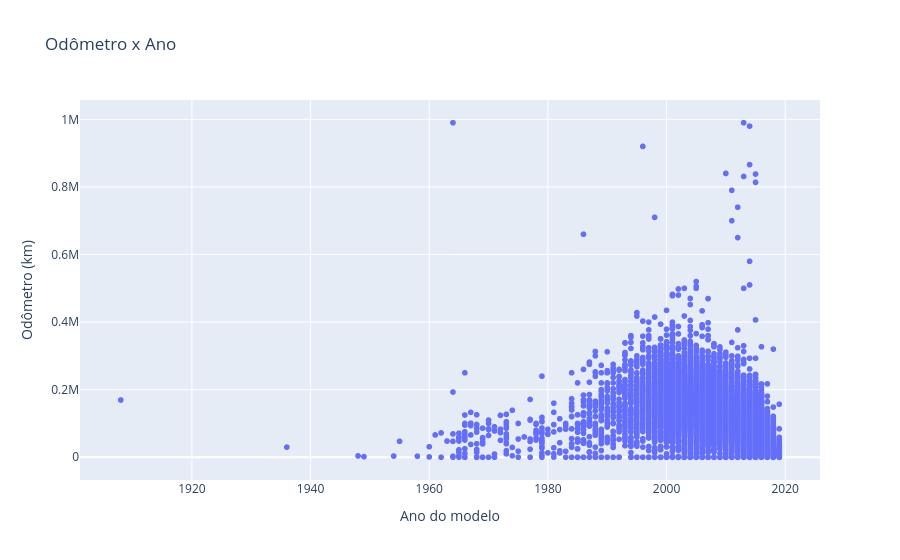

Notebook cell for this chart:
### Code cell
# gráfico de dispersão entre odômetro e ano do modelo
fig = px.scatter(df, x='model_year', y='odometer', title='Odômetro x Ano')
fig.update_layout(xaxis_title='Ano do modelo', yaxis_title='Odômetro (km)')
fig.show(renderer='vscode')

### Figure 1 — Plotly figure (JSON) as saved in the notebook; plotly's stock layout.template omitted (floating-point values rounded to 4 significant figures; data arrays with more than 128 entries replaced by an {"elided": "..."} marker saying what was removed)
{"data": [{"hovertemplate": "model_year=%{x}<br>odometer=%{y}<extra></extra>", "legendgroup": "", "marker": {"color": "#636efa", "symbol": "circle"}, "mode": "markers", "name": "", "showlegend": false, "type": "scattergl", "x": {"elided": "33306 int values"}, "xaxis": "x", "y": {"elided": "33306 float values"}, "yaxis": "y"}], "layout": {"legend": {"tracegroupgap": 0}, "title": {"text": "Odômetro x Ano"}, "xaxis": {"anchor": "y", "domain": [0, 1], "title": {"text": "Ano do modelo"}}, "yaxis": {"anchor": "x", "domain": [0, 1], "title": {"text": "Odômetro (km)"}}}}
